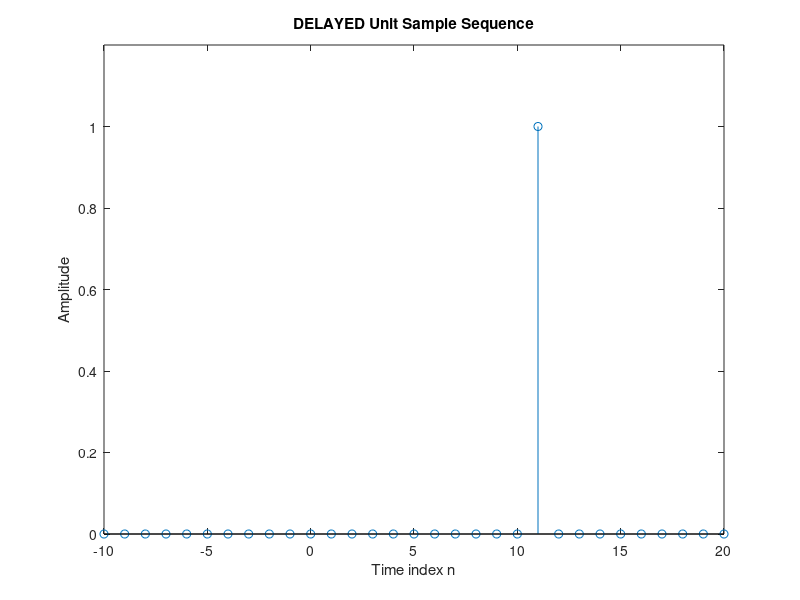

MATLAB code to generate this figure:
% Program P1_1, MODIFIED for Q1.3
% Generation of a DELAYED Unit Sample Sequence
clf;
% Generate a vector from -10 to 20
n = -10:20;
% Generate the DELAYED unit sample sequence
u = [zeros(1, 21) 1 zeros(1, 9)];
% Plot the DELAYED unit sample sequence
stem(n, u);
xlabel('Time index n'); ylabel('Amplitude');
title('DELAYED Unit Sample Sequence');
axis([-10 20 0 1.2]);
